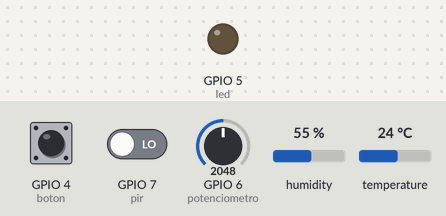
Bench run of a sketch on a simulated ESP32-S3. Shown: output pins drawn as LEDs (lit = HIGH). Inputs (shaded band) come from the test bench; at power-on: GPIO 4 (boton) LOW, GPIO 6 (potenciometro) = 2048, GPIO 7 (pir) LOW, humidity 55 %, temperature 24 °C. WiFi joins after 1.5 s; servers stay silent unless stated; uploads are accepted with an empty reply; web services answer with replies made up by the test bench; what the sketch prints to the serial monitor is not drawn.

Above: at 3.7 s.
3.8 s: GPIO 4 (boton) pulled HIGH for 3 s
At 7.3 s:
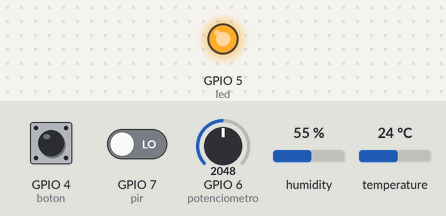
Timing chart, 0 to 11.7 s (numbered marks = the images above; inputs shaded):
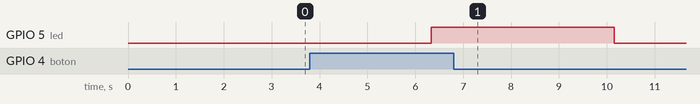

Measured:
- after the input at 3.8 s, GPIO 5 (led): LOW → HIGH after 2.5 s, → LOW 3.8 s later

The sketch:

muchos_sensores.ino
```cpp
#include <WiFi.h>
#include <HTTPClient.h>
#include <DHT.h>

// Puertos GPIO
int boton = 4;
int led = 5;
int potenciometro = 6; // GPIO para el potenciómetro
int pir = 7; // GPIO para el sensor PIR
DHT dht(0, DHT22);

// Variables status
int status_boton = 0;
int valor_potenciometro = 0;
int status_pir = 0;
int valor_temperatura = 0;

// PHP server
String url = "https://api.thingspeak.com/update?";
String api_key = "NZUJ6QMBRY8VJSTS";
String sensordht = "field5";
String url_boton = "https://58632bcd-835e-42f9-9ecc-644a33682562-00-1229jg7ktjbyb.janeway.replit.dev/sensor1/?";
String url_potenciometro = "https://58632bcd-835e-42f9-9ecc-644a33682562-00-1229jg7ktjbyb.janeway.replit.dev/sensor2/?";
String url_pir = "https://58632bcd-835e-42f9-9ecc-644a33682562-00-1229jg7ktjbyb.janeway.replit.dev/sensor3/?";
String sensor = "DATO";

void setup() {
    // Configuración de pines
    pinMode(boton, INPUT);
    pinMode(led, OUTPUT);
    pinMode(potenciometro, INPUT);
    pinMode(pir, INPUT);
    dht.begin();

    delay(1000);
    Serial.begin(115200);

    WiFi.begin("Guty", "123456789"); // WiFi_Network, WiFi_Password

    // Wait until connection
    while (WiFi.status() != WL_CONNECTED) {
        delay(500);
        Serial.print(".");
    }
    Serial.println("WiFi connected");
}

void loop(){
    status_boton = digitalRead(boton);
    valor_potenciometro = analogRead(potenciometro); // Leer el valor del potenciómetro
    status_pir = digitalRead(pir); // Leer el estado del sensor PIR
    valor_temperatura = dht.readTemperature();

    if(status_boton == 1){
        digitalWrite(led, HIGH);
    } else {
        digitalWrite(led, LOW);
    }

    // Wait for WiFi connection
    if(WiFi.status() == WL_CONNECTED) {
        HTTPClient http;

        // Enviar estado del botón
        String message_boton = url_boton + sensor + "=" + String(status_boton);
        http.begin(message_boton);
        int httpCode_boton = http.GET();
        Serial.println(message_boton);
        Serial.print("GET code (boton): ");
        Serial.println(httpCode_boton);
        http.end();

        // Enviar valor del potenciómetro
        String message_potenciometro = url_potenciometro + sensor + "=" + String(valor_potenciometro);
        http.begin(message_potenciometro);
        int httpCode_potenciometro = http.GET();
        Serial.println(message_potenciometro);
        Serial.print("GET code (potenciómetro): ");
        Serial.println(httpCode_potenciometro);
        http.end();

        // Enviar estado del sensor PIR
        String message_pir = url_pir + sensor + "=" + String(status_pir);
        http.begin(message_pir);
        int httpCode_pir = http.GET();
        Serial.println(message_pir);
        Serial.print("GET code (PIR): ");
        Serial.println(httpCode_pir);
        http.end();

        String message = url + "api_key=" + api_key + "&" + sensordht + "=" + String(valor_temperatura);
        http.begin(message);
        int httpCode = http.GET();
        Serial.println(message);
        Serial.print("Código GET: ");
        Serial.println(httpCode);
        http.end();
    }

    delay(3000);
}
```
